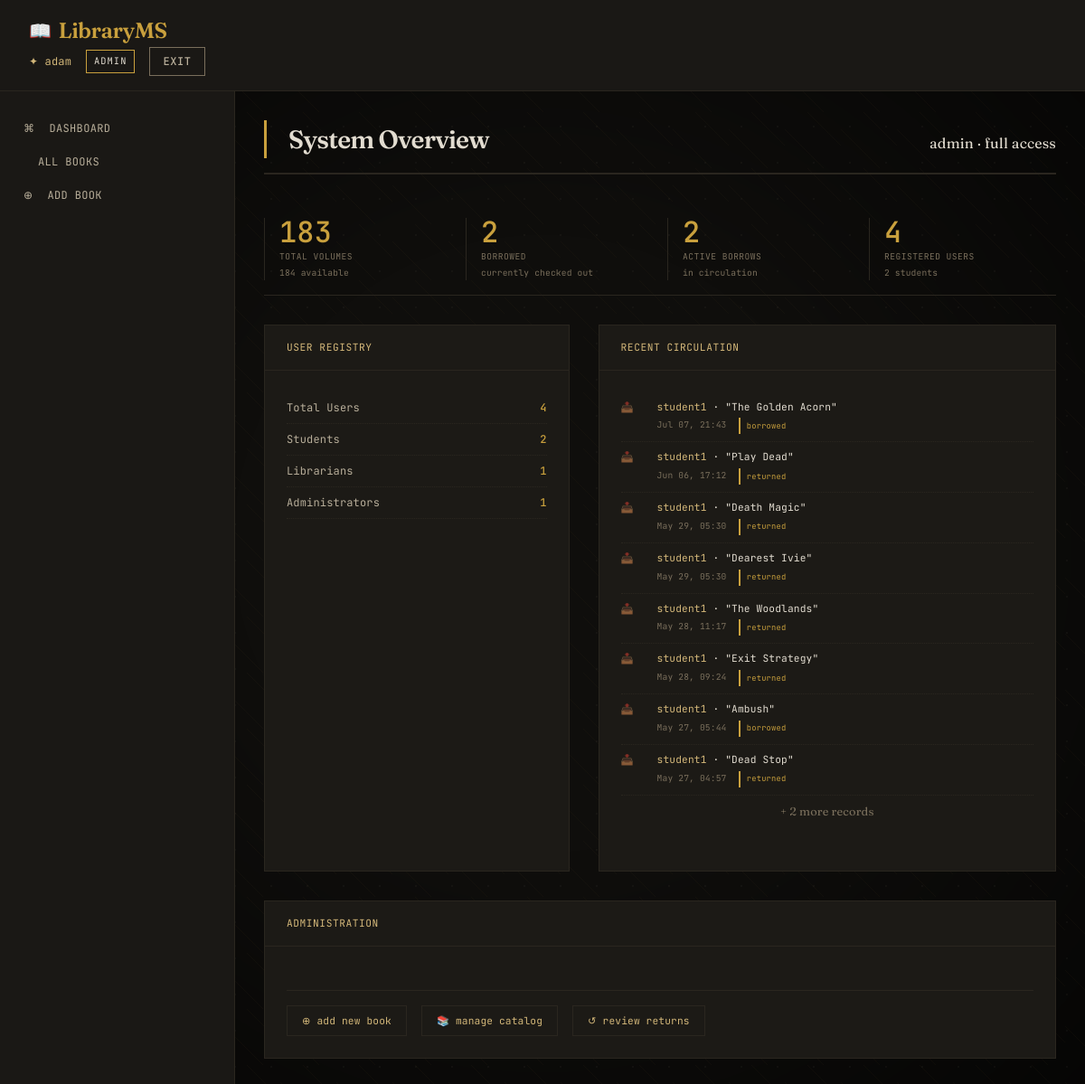
/admin_dashboard/ (signed in), run on the app's committed database.
### library/models.py (models this page shows, shortened)
class User(AbstractUser):
    ROLE_CHOICES = [
        ('ADMIN', 'Admin'),
        ('LIBRARIAN', 'Librarian'),
        ('STUDENT', 'Student'),
    ]
    role = models.CharField(
        max_length=20,
        choices=ROLE_CHOICES,
        default='STUDENT'
    )
    USERNAME_FIELD = 'username'
    REQUIRED_FIELDS = []
    def is_admin(self):
        return self.role == 'ADMIN'
    def is_librarian(self):
        return self.role == 'LIBRARIAN'
    def is_student(self):
        return self.role == 'STUDENT'

class BorrowRecord(models.Model):
    student = models.ForeignKey(User, on_delete=models.CASCADE, related_name='borrow_records')
    book = models.ForeignKey(Book, on_delete=models.CASCADE, related_name='borrow_records')
    borrow_date = models.DateTimeField(default=timezone.now)
    return_date = models.DateTimeField(null=True, blank=True)
    is_returned = models.BooleanField(default=False)

class Book(models.Model):
    title = models.CharField(max_length=500)
    series = models.CharField(max_length=500, blank=True, null=True)
    author = models.CharField(max_length=500)
    rating = models.DecimalField(max_digits=3, decimal_places=2, default=0.00, blank=True, null=True)
    description = models.TextField(blank=True, null=True)
    liked_percent = models.IntegerField(default=0, blank=True, null=True, help_text="Percentage of readers who liked this book")
    language = models.CharField(max_length=100, default='English', blank=True, null=True)
    isbn = models.CharField(max_length=50, unique=True, blank=True, null=True)
    pages = models.IntegerField(default=0, blank=True, null=True)
    publisher = models.CharField(max_length=500, blank=True, null=True)
    publish_date = models.CharField(max_length=50, blank=True, null=True)
    genres = models.TextField(blank=True, null=True, help_text="Comma-separated genres")
    quantity = models.PositiveIntegerField(default=1)
    cover_img = models.URLField(max_length=1000, blank=True, null=True)
    created_at = models.DateTimeField(auto_now_add=True)
    updated_at = models.DateTimeField(auto_now=True)
    class Meta:
        ordering = ['-created_at']
        indexes = [
            models.Index(fields=['title']),
            models.Index(fields=['author']),
            models.Index(fields=['isbn']),
        ]

### library/decorators.py (the view)
    def wrapper(request, *args, **kwargs):
        if not request.user.is_authenticated or not request.user.is_admin():
            raise PermissionDenied
        return view_func(request, *args, **kwargs)

### library/templates/library/admin/dashboard.html (shortened to what this page needs)
{% extends 'base.html' %}
{% block content %}
<div>
    <div class="dashboard-header">
        <h1>System Overview</h1>
        <span class="section-count">admin · full access</span>
    </div>
    <div class="stat-grid">
        <div class="stat-block">
            <div class="stat-number">{{ total_books|default:"0" }}</div>
            <div class="stat-label">total volumes</div>
            <div class="stat-sub">{{ available_books|default:"0" }} available</div>
        </div>
        <div class="stat-block">
            <div class="stat-number">{{ borrowed_books|default:"0" }}</div>
            <div class="stat-label">borrowed</div>
            <div class="stat-sub">currently checked out</div>
        </div>
        <div class="stat-block">
            <div class="stat-number">{{ active_borrows|default:"0" }}</div>
            <div class="stat-label">active borrows</div>
            <div class="stat-sub">in circulation</div>
        </div>
        <div class="stat-block">
            <div class="stat-number">{{ total_users|default:"0" }}</div>
            <div class="stat-label">registered users</div>
            <div class="stat-sub">{{ total_students|default:"0" }} students</div>
        </div>
    </div>
    <div class="two-column">
        <div class="info-panel">
            <div class="panel-header">User Registry</div>
            <div class="panel-body">
                <ul class="stat-list">
                    <li class="stat-list-item">
                        <span class="stat-list-label">Total Users</span>
                        <span class="stat-list-value">{{ total_users|default:"0" }}</span>
                    </li>
                    <li class="stat-list-item">
                        <span class="stat-list-label">Students</span>
                        <span class="stat-list-value">{{ total_students|default:"0" }}</span>
                    </li>
                    <li class="stat-list-item">
                        <span class="stat-list-label">Librarians</span>
                        <span class="stat-list-value">{{ total_librarians|default:"0" }}</span>
                    </li>
                    <li class="stat-list-item">
                        <span class="stat-list-label">Administrators</span>
                        <span class="stat-list-value">1</span>
                    </li>
                </ul>
            </div>
        </div>
        <div class="info-panel">
            <div class="panel-header">Recent Circulation</div>
            <div class="panel-body">
                {% if recent_borrows %}
                    <ul class="activity-list">
                        {% for borrow in recent_borrows|slice:":8" %}
                        <li class="activity-item">
                            <span class="activity-icon">{% if borrow.is_returned %}📥{% else %}📤{% endif %}</span>
                            <div class="activity-content">
                                <span class="activity-student">{{ borrow.student.username }}</span>
                                <span class="activity-book"> · "{{ borrow.book.title|truncatechars:35 }}"</span>
                                <div class="activity-date">
                                    {{ borrow.borrow_date|date:"M d, H:i" }}
                                    <span class="status-badge {% if borrow.is_returned %}status-returned{% else %}status-borrowed{% endif %}">
                                        {% if borrow.is_returned %}returned{% else %}borrowed{% endif %}
                                    </span>
                                </div>
                            </div>
                        </li>
                        {% endfor %}
                    </ul>
                    {% if recent_borrows|length > 8 %}
                    <div class="empty-message" style="padding-top: var(--spacing-sm);">
                        + {{ recent_borrows|length|add:"-8" }} more records
                    </div>
                    {% endif %}
                {% else %}
                    <div class="empty-message">✦ No recent activity ✦</div>
                {% endif %}
            </div>
        </div>
    </div>
    <div class="info-panel">
        <div class="panel-header">Administration</div>
        <div class="panel-body">
            <div class="action-links">
                <a href="{% url 'add_book' %}">⊕ add new book</a>
                <a href="{% url 'book_list' %}">📚 manage catalog</a>
                <a href="{% url 'manage_return_requests' %}">↺ review returns</a>
            </div>
        </div>
    </div>
</div>
{% endblock %}

### library/templates/base.html (shortened to what this page needs)
<!DOCTYPE html>
<html lang="en">
<head>
</head>
<body>
<nav class="navbar">
    <div class="navbar-brand">
        <span>LibraryMS</span>
    </div>
    <div class="navbar-user">
        {% if user.is_authenticated %}
            <span class="user-badge">✦ {{ user.username }}</span>
            <span class="role-badge">{{ user.get_role_display }}</span>
            <a href="{% url 'logout' %}" class="btn btn-secondary" style="padding: 0.375rem 0.875rem;">Exit</a>
        {% endif %}
    </div>
</nav>
<div style="display: flex;">
    {% if user.is_authenticated %}
    <aside class="sidebar" style="width: 260px;">
        <ul class="nav">
            <li class="nav-item">
                <a class="nav-link" href="{% url 'dashboard_redirect' %}">
                    <span>⌘</span> Dashboard
                </a>
            </li>
            <li class="nav-item">
                <a class="nav-link" href="{% url 'book_list' %}">
                     All Books
                </a>
            </li>
            {% if user.is_librarian or user.is_admin %}
            <li class="nav-item">
                <a class="nav-link" href="{% url 'add_book' %}">
                    <span>⊕</span> Add Book
                </a>
            </li>
            {% endif %}
        </ul>
    </aside>
    <main class="main-content" style="flex: 1;">
    {% else %}
    <main class="main-content" style="flex: 1; max-width: 1200px; margin: 0 auto;">
    {% endif %}
        {% block content %}{% endblock %}
    </main>
</div>
</body>
</html>

### library/templates/base.html (style rules this page uses)
* { margin: 0; padding: 0; box-sizing: border-box; }
:root { --bg-deep: #0f0e0c; --bg-surface: #1a1815; --bg-elevated: #201e1a; --bg-card: #1c1a16; --text-primary: #e2dcd0; --text-secondary: #b8ae9a; --text-muted: #7a6f5c; --accent-gold: #c9a03d; --accent-rust: #8b5e3c; --accent-fine: #d4b87a; --border-warm: #2a261f; --status-due-soon: #c9a03d; --status-overdue: #b85c38; --status-success: #7a6f5c; --spacing-xs: 0.25rem; --spacing-sm: 0.5rem; --spacing-md: 1rem; --spacing-lg: 1.5rem; --spacing-xl: 2rem; --spacing-2xl: 3rem; }
body { font-family: 'Fraunces', Georgia, serif; background-color: var(--bg-deep); color: var(--text-primary); line-height: 1.5; font-weight: 400; font-size: 16px; letter-spacing: 0.01em; position: relative; }
body::before { content: ''; position: fixed; top: 0; left: 0; width: 100%; height: 100%; pointer-events: none; z-index: 0; background-image: radial-gradient(rgba(255, 245, 215, 0.03) 1px, transparent 1px), repeating-linear-gradient( 45deg, transparent, transparent 30px, rgba(201, 160, 61, 0.03) 30px, rgba(201, 160, 61, 0.03) 31px ), radial-gradient(circle at 50% 50%, transparent 40%, rgba(0, 0, 0, 0.6) 100%); background-size: 40px 40px, 62px 62px, 100% 100%; }
body > * { position: relative; z-index: 1; }
h1, h2, h3, h4, h5, h6 { font-family: 'Fraunces', Georgia, serif; font-weight: 500; letter-spacing: -0.02em; color: var(--text-primary); }
h1 { font-size: 2.5rem; font-weight: 600; letter-spacing: -0.03em; border-left: 3px solid var(--accent-gold); padding-left: var(--spacing-lg); margin-bottom: var(--spacing-lg); }
a { color: var(--accent-fine); text-decoration: none; transition: color 0.2s ease; border-bottom: 1px solid transparent; }
.btn { display: inline-block; font-family: 'JetBrains Mono', monospace; font-size: 0.75rem; font-weight: 500; letter-spacing: 0.05em; text-transform: uppercase; padding: 0.625rem 1.25rem; background: transparent; border: 1px solid var(--accent-gold); color: var(--accent-gold); cursor: pointer; transition: all 0.2s ease; text-decoration: none; }
.btn-secondary { border-color: var(--text-muted); color: var(--text-secondary); }
.navbar { background: var(--bg-surface); border-bottom: 1px solid var(--border-warm); padding: var(--spacing-md) var(--spacing-xl); position: sticky; top: 0; z-index: 100; }
.navbar-brand { font-family: 'Fraunces', serif; font-size: 1.5rem; font-weight: 600; letter-spacing: -0.02em; color: var(--accent-gold); text-decoration: none; display: inline-flex; align-items: center; gap: var(--spacing-sm); }
.navbar-brand::before { content: "📖"; font-size: 1.25rem; }
.navbar-user { display: flex; align-items: center; gap: var(--spacing-md); }
.user-badge { font-family: 'JetBrains Mono', monospace; font-size: 0.75rem; color: var(--accent-fine); }
.role-badge { font-family: 'JetBrains Mono', monospace; font-size: 0.65rem; text-transform: uppercase; letter-spacing: 0.1em; border: 1px solid var(--accent-gold); padding: 0.25rem 0.5rem; }
.sidebar { background: var(--bg-surface); border-right: 1px solid var(--border-warm); min-height: calc(100vh - 64px); position: sticky; top: 64px; }
.nav { list-style: none; padding: var(--spacing-lg) 0; }
.nav-item { margin-bottom: 2px; }
.nav-link { display: flex; align-items: center; gap: var(--spacing-md); padding: var(--spacing-sm) var(--spacing-lg); color: var(--text-secondary); font-family: 'JetBrains Mono', monospace; font-size: 0.75rem; letter-spacing: 0.03em; text-transform: uppercase; border-left: 2px solid transparent; transition: all 0.15s ease; }
.main-content { padding: var(--spacing-xl); min-height: calc(100vh - 64px); }

### data on the page
User: username "adam", role "ADMIN"
BorrowRecord: student.username "student1", book "The Golden Acorn", borrow_date "Jul 07, 21:43", is_returned "borrowed"
BorrowRecord: student.username "student1", book "Play Dead", borrow_date "Jun 06, 17:12", is_returned "returned"
BorrowRecord: student.username "student1", book "Death Magic", borrow_date "May 29, 05:30", is_returned "returned"
BorrowRecord: student.username "student1", book "Dearest Ivie", borrow_date "May 29, 05:30", is_returned "returned"
BorrowRecord: student.username "student1", book "The Woodlands", borrow_date "May 28, 11:17", is_returned "returned"
BorrowRecord: student.username "student1", book "Exit Strategy", borrow_date "May 28, 09:24", is_returned "returned"
BorrowRecord: student.username "student1", book "Ambush", borrow_date "May 27, 05:44", is_returned "borrowed"
BorrowRecord: student.username "student1", book "Dead Stop", borrow_date "May 27, 04:57", is_returned "returned"

### other printed values
{{ total_books|default:"0" }} "183"
{{ available_books|default:"0" }} "184"
{{ borrowed_books|default:"0" }} "2"
{{ active_borrows|default:"0" }} "2"
{{ total_users|default:"0" }} "4"
{{ total_students|default:"0" }} "2"
{{ total_librarians|default:"0" }} "1"
{{ recent_borrows|length|add:"-8" }} "2"
